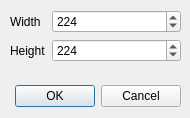
<?xml version="1.0" encoding="UTF-8"?>
<ui version="4.0">
 <class>GridSizeDialog</class>
 <widget class="QDialog" name="GridSizeDialog">
  <property name="geometry">
   <rect>
    <x>0</x>
    <y>0</y>
    <width>190</width>
    <height>118</height>
   </rect>
  </property>
  <property name="windowTitle">
   <string>Grid Size</string>
  </property>
  <property name="modal">
   <bool>true</bool>
  </property>
  <widget class="QDialogButtonBox" name="buttonBox">
   <property name="geometry">
    <rect>
     <x>10</x>
     <y>80</y>
     <width>171</width>
     <height>32</height>
    </rect>
   </property>
   <property name="orientation">
    <enum>Qt::Horizontal</enum>
   </property>
   <property name="standardButtons">
    <set>QDialogButtonBox::Cancel|QDialogButtonBox::Ok</set>
   </property>
  </widget>
  <widget class="QWidget" name="formLayoutWidget">
   <property name="geometry">
    <rect>
     <x>10</x>
     <y>10</y>
     <width>171</width>
     <height>61</height>
    </rect>
   </property>
   <layout class="QFormLayout" name="formLayout">
    <item row="0" column="0">
     <widget class="QLabel" name="widthLabel">
      <property name="text">
       <string>Width</string>
      </property>
     </widget>
    </item>
    <item row="0" column="1">
     <widget class="QSpinBox" name="widthSpinBox">
      <property name="maximum">
       <number>32768</number>
      </property>
      <property name="value">
       <number>224</number>
      </property>
     </widget>
    </item>
    <item row="1" column="0">
     <widget class="QLabel" name="heightLabel">
      <property name="text">
       <string>Height</string>
      </property>
     </widget>
    </item>
    <item row="1" column="1">
     <widget class="QSpinBox" name="heightSpinBox">
      <property name="maximum">
       <number>32768</number>
      </property>
      <property name="value">
       <number>224</number>
      </property>
     </widget>
    </item>
   </layout>
  </widget>
 </widget>
 <resources/>
 <connections>
  <connection>
   <sender>buttonBox</sender>
   <signal>accepted()</signal>
   <receiver>GridSizeDialog</receiver>
   <slot>accept()</slot>
   <hints>
    <hint type="sourcelabel">
     <x>248</x>
     <y>254</y>
    </hint>
    <hint type="destinationlabel">
     <x>157</x>
     <y>274</y>
    </hint>
   </hints>
  </connection>
  <connection>
   <sender>buttonBox</sender>
   <signal>rejected()</signal>
   <receiver>GridSizeDialog</receiver>
   <slot>reject()</slot>
   <hints>
    <hint type="sourcelabel">
     <x>316</x>
     <y>260</y>
    </hint>
    <hint type="destinationlabel">
     <x>286</x>
     <y>274</y>
    </hint>
   </hints>
  </connection>
 </connections>
</ui>
